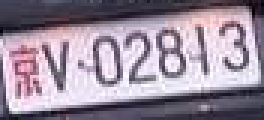
%> input picture bigWork/photo/I/京V02813.jpg, 88 x 40 px (shown 3 times larger)
$ octave V02813.m   (GNU Octave 9; MATLAB toolbox functions it lacks are replaced by stand-ins)
%> lines starting %> are read from the running program, lines starting %| are printed output that depends on the picture; in (x1, y1, x2, y2) boxes, pixels count from 0 and x2, y2 are one past the last pixel; in counts of white or black regions, pixels touching at a corner belong together; the program's own positions count from 1
### bigWork/I/remove_sx_border.m
%%%%%%%%%%%%%%%%%%%%%%%%%%%%%%%%%
%%%%%%目的:去掉上下边框和铆钉（统计跳变次数）
%%%%%%     铆钉所在行有6次像素跳变（2个铆钉4次+左右边框2次）
%%%%%%     字符所在行至少16次跳变（7个字符至少14次+左右边框2次
%%%%%%%%%%%%%%%%%%%%%%%%%%%%%%%%%
function out = remove_sx_border(I)

% 前一列减后一列,即利用差值寻找跳变处
diff_row = diff(I,1,2);
% 统计每行的插值和，即定位行，在垂直方向上查找
diff_row_sum = sum(abs(diff_row), 2);
rows = size(I,1);

%%% 定位行的起始位置(从1/3处先上扫描行)
srow = ceil(rows*(1/3));
j = srow;
for i=1:srow
    if diff_row_sum(j,1)<10
        plate.rowa = j;
        break;
    end
    % 向上扫描
    j = srow-i;
end
%%% 定位行的结束位置(从2/3处先下扫描行)
for i=2*srow:size(diff_row_sum,1)
    if diff_row_sum(i,1)<10
        plate.rowb = i;
        break;
    end
end
% 切割图像去除
out = I(plate.rowa:plate.rowb, :);

### bigWork/I/remove_zy_null.m
%%%%%%%%%%%%%%%%%%%%%%%%%%%%%%%%%%%%%%%%%%%%%%%%%%%%%%%%%%%%%%%%%%%%%%%%
%%%%%% 去除字符左右背景（投影法）
%%%%%% 保证边框去除的情况下，可以通过找左右两边的字符边界来去除左右两边的空白
%%%%%%%%%%%%%%%%%%%%%%%%%%%%%%%%%%%%%%%%%%%%%%%%%%%%%%%%%%%%%%%%%%%%%%%%
function out = remove_zy_null(I)

% 统计每一列的元素之和,即水平方向上寻找
ppv1 = sum(I,1);
columns = size(ppv1, 2);
% 从左往右找
for i=1:columns
    if ppv1(1,i) ~= 0
        pl.cola = i;
        break;
    end
end
 % 从右往左找
for i=1:columns
    j = columns - i + 1;
    if ppv1(1,j) ~= 0
        pl.colb = j;
        break;
    end
end
out = I(:,pl.cola:pl.colb);

### bigWork/I/V02813.m
% 第一类的第一张图片
clear;clc;
% 1 原图
I = imread('../photo/I/京V02813.jpg');
%> I is the input picture: size 40x88x3 uint8; mean R, G, B 153.3, 139.9, 155.8
subplot(331);imshow(I);title("原图");


% 2 灰度化，旋转处理
I1 = rgb2gray(I);
I1 = imrotate(I1,-5);
%> I1: size 48x92 uint8
I1 = 255-I1;
subplot(332);imshow(I1);title("灰度图");

% 二值图像
I2 = imbinarize(I1,0.35);
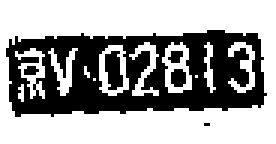
%> I2: size 48x92 logical (shown 3 times larger); 62.9% white; 6 black regions (3 under 20 px), largest, box (x1, y1, x2, y2) and area: (2, 10, 89, 39) 1527, (35, 17, 41, 30) 58, (57, 23, 62, 29) 26
subplot(333);imshow(I2);title("二值图像");

% 去除孤立噪声

I3 = bwareaopen(I2,7);
%> I3: size 48x92 logical; 62.7% white; 6 black regions (3 under 20 px), largest, box (x1, y1, x2, y2) and area: (2, 10, 89, 39) 1534, (35, 17, 41, 30) 58, (57, 23, 62, 29) 26
subplot(334);imshow(I3);title('去除孤立噪声');

% 去除边框
I4=remove_sx_border(I3);
%> in remove_sx_border, `diff_row = diff(I,1,2);`:
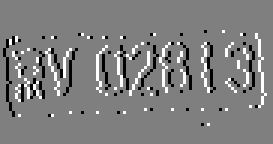
%> diff_row: size 48x91 double (shown 3 times larger); min -1, max 1, mean 0; drawn with min black and max white
%> in remove_sx_border, `diff_row_sum = sum(abs(diff_row), 2);`: diff_row_sum = 48 values, max 28 at index 18, min 0 at index 1, mean 9.54
%> after the loop in remove_sx_border, `for i=1:srow`: plate = {rowa 14}
%> after the loop in remove_sx_border, `for i=2*srow:size(diff_row_sum,1)`: plate = {rowa 14, rowb 33}
%> in remove_sx_border, `out = I(plate.rowa:plate.rowb, :);`:
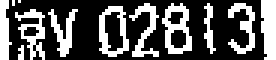
%> out: size 20x92 logical (shown 3 times larger); 34.3% white; 12 white regions (3 under 20 px), largest, box (x1, y1, x2, y2) and area: (87, 0, 92, 20) 89, (54, 1, 64, 18) 87, (33, 2, 43, 19) 80
subplot(335);imshow(I4);title('去除上下边框');
I5 = 1-I4;
I5 = remove_zy_null(I5);
%> in remove_zy_null, `ppv1 = sum(I,1);`: ppv1 = 92 values, max 20 at index 16, min 0 at index 1, mean 13.13
%> after the loop in remove_zy_null, `for i=1:columns`: pl = {cola 3}
%> after the loop in remove_zy_null, `for i=1:columns`: pl = {cola 3, colb 89}
%> in remove_zy_null, `out = I(:,pl.cola:pl.colb);`:
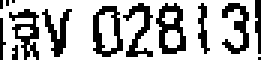
%> out: size 20x87 double (shown 3 times larger); values 0 (black) and 1 (white), 69.4% white; black in thin lines or dots
I5 = 1-I5;
%> I5: size 20x87 double; values 0 (black) and 1 (white), 30.6% white in thin lines or dots
I5 = I5(:,6:size(I5,2)-2);
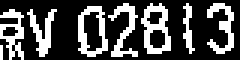
%> I5: size 20x80 double (shown 3 times larger); values 0 (black) and 1 (white), 29.6% white in thin lines or dots
subplot(336);imshow(I5);title('去除左右边框');

I6 = I5;
[height, width] = size(I6);
%> height = 20; width = 80
Cwidth = width*45/409;  % 单一字符宽度
%> Cwidth = 8.8
Cspace = width*10/409;  % 字符间距
%> Cspace = 1.96
SecThspace = width*34/409;  % 第二个和第三个字符间距
%> SecThspace = 6.65
projection = sum(I6, 1);
%> projection = 80 values, max 15 at index 50, min 0 at index 9, mean 5.92
%> this loop made 7 passes; what is shown inside it comes from the first
subplot(339);stem(projection,'.',...
    'MarkerFaceColor','w',...
    'MarkerEdgeColor','w');
title('字符垂直方向投影');
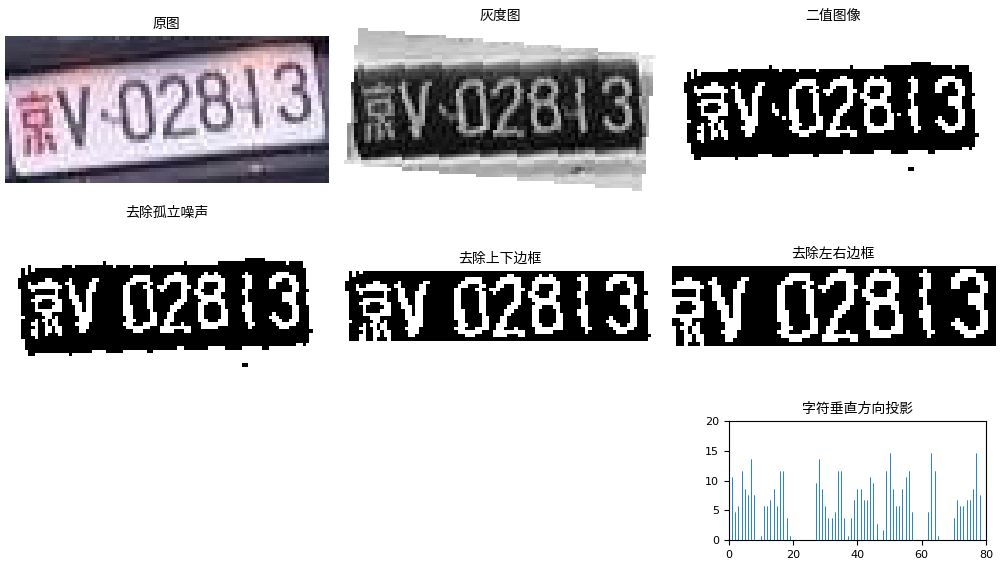
%> figure redrawn from the program's plot data, 7 panels
figure;
for i=1:7
    if i == 1
        k = uint8(floor(width - Cwidth)); % 切换到最后一个字符起始列
%> k = 71
    else  % 自右向左逐列扫描
        k = uint8(floor(k - Cwidth - Cspace)); % 切换字符的起始列
    end

    % 对特殊情况置一处理
    if k <= 0
        k=1;
    end

    % 取当前字符
    fprintf("第%d字符起始列的大概位置:%d \n", i,k);
%| 第1字符起始列的大概位置:71
    fprintf("列投影值:%d \n", projection(1, k));
%| 列投影值:7
    character = I6(:, k:ceil(k+Cwidth));
    subplot(178-i);imshow(character);
    % 第二个和第三个字符之间的空格特殊处理
    if i == 5
        k = k - SecThspace + Cspace;
    end
end
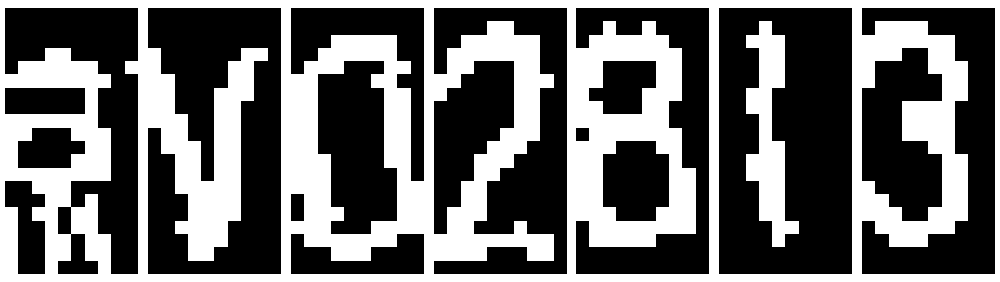
%> figure redrawn from the program's plot data, 7 panels

$ run again, with bigWork/photo/I/京V02633.jpg copied over bigWork/photo/I/京V02813.jpg
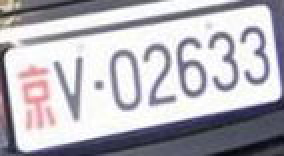
%> input picture bigWork/photo/I/京V02633.jpg, 142 x 78 px (shown 2 times larger)
%> I is the input picture: size 78x142x3 uint8; mean R, G, B 182.2, 179.9, 186.9
%> `I2 = imbinarize(I1,0.35);`:
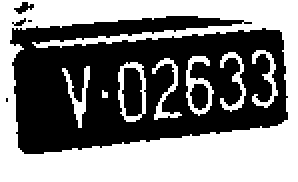
%> I2: size 91x149 logical (shown 2 times larger); 50% white; 6 black regions (3 under 20 px), largest, box (x1, y1, x2, y2) and area: (5, 8, 144, 77) 6636, (95, 42, 104, 55) 91, (7, 1, 17, 7) 30
%> diff_row_sum = 91 values, max 26 at index 50, min 0 at index 1, mean 8.66
%> after the loop in remove_sx_border, `for i=1:srow`: plate = {rowa 28}
%> after the loop in remove_sx_border, `for i=2*srow:size(diff_row_sum,1)`: plate = {rowa 28, rowb 62}
%> ppv1 = 149 values, max 35 at index 10, min 0 at index 1, mean 26.28
%> after the loop in remove_zy_null, `for i=1:columns`: pl = {cola 4}
%> after the loop in remove_zy_null, `for i=1:columns`: pl = {cola 4, colb 144}
%> `I5 = I5(:,6:size(I5,2)-2);`:
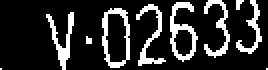
%> I5: size 35x134 double (shown 2 times larger); values 0 (black) and 1 (white), 17.5% white in thin lines or dots
%> projection = 134 values, max 23 at index 54, min 0 at index 2, mean 6.13
%| 第1字符起始列的大概位置:119
%| 列投影值:8

$ run again, with bigWork/photo/I/冀B91999.jpg copied over bigWork/photo/I/京V02813.jpg
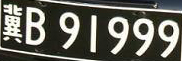
%> input picture bigWork/photo/I/冀B91999.jpg, 182 x 61 px
%> I is the input picture: size 61x182x3 uint8; mean R, G, B 97.7, 97.7, 88.9
%> `I2 = imbinarize(I1,0.35);`:
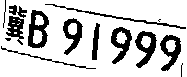
%> I2: size 77x187 logical; 79.6% white; 14 black regions (3 under 20 px), largest, box (x1, y1, x2, y2) and area: (28, 10, 49, 48) 437, (135, 31, 157, 68) 382, (160, 35, 181, 71) 366
%> diff_row_sum = 77 values, max 24 at index 41, min 2 at index 1, mean 11.74
%> after the loop in remove_sx_border, `for i=1:srow`: plate = {rowa 10}
%> after the loop in remove_sx_border, `for i=2*srow:size(diff_row_sum,1)`: plate = {rowa 10, rowb 61}
%> ppv1 = 187 values, max 39 at index 33, min 0 at index 1, mean 14.27
%> after the loop in remove_zy_null, `for i=1:columns`: pl = {cola 2}
%> after the loop in remove_zy_null, `for i=1:columns`: pl = {cola 2, colb 186}
%> projection = 178 values, max 52 at index 47, min 13 at index 27, mean 37.21
%| 第1字符起始列的大概位置:158
%| 列投影值:35
%> `character = I6(:, k:ceil(k+Cwidth));`:
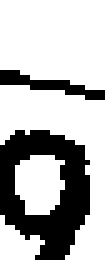
%> character: size 52x21 double (shown 5 times larger); values 0 (black) and 1 (white), 71% white; 2 black regions, box (x1, y1, x2, y2) and area: (0, 26, 18, 52) 270, (0, 14, 21, 20) 47
